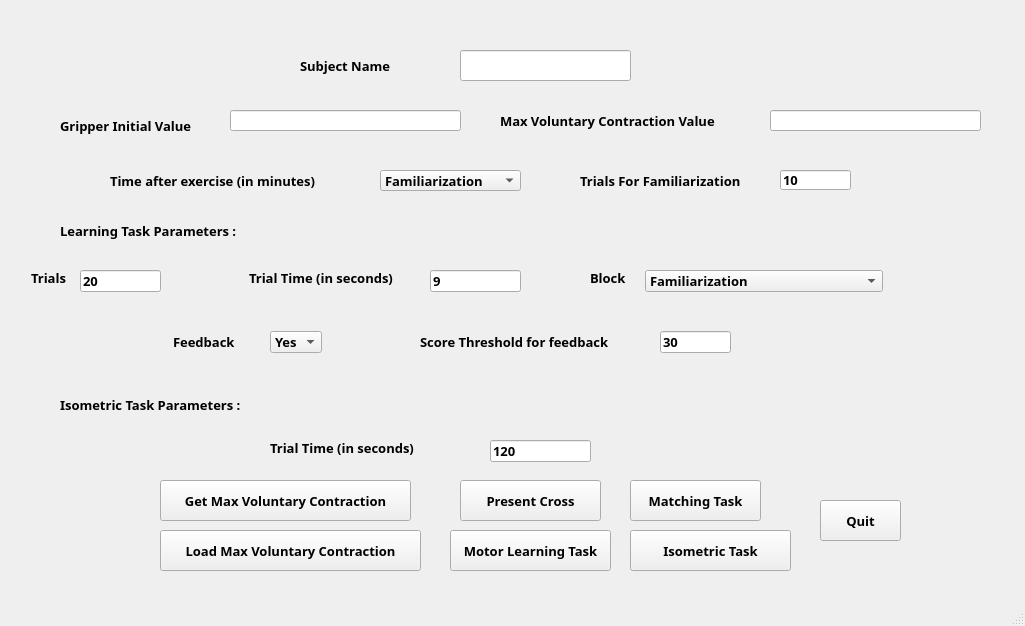
<?xml version="1.0" encoding="UTF-8"?>
<ui version="4.0">
 <class>MainWindow</class>
 <widget class="QMainWindow" name="MainWindow">
  <property name="geometry">
   <rect>
    <x>0</x>
    <y>0</y>
    <width>1025</width>
    <height>626</height>
   </rect>
  </property>
  <property name="font">
   <font>
    <family>MS Reference Sans Serif</family>
    <pointsize>10</pointsize>
    <weight>75</weight>
    <bold>true</bold>
   </font>
  </property>
  <property name="windowTitle">
   <string>MainWindow</string>
  </property>
  <widget class="QWidget" name="centralwidget">
   <widget class="QLabel" name="subjectName">
    <property name="geometry">
     <rect>
      <x>300</x>
      <y>50</y>
      <width>121</width>
      <height>31</height>
     </rect>
    </property>
    <property name="font">
     <font>
      <weight>75</weight>
      <bold>true</bold>
     </font>
    </property>
    <property name="text">
     <string>Subject Name</string>
    </property>
   </widget>
   <widget class="QLabel" name="trials">
    <property name="geometry">
     <rect>
      <x>31</x>
      <y>270</y>
      <width>39</width>
      <height>16</height>
     </rect>
    </property>
    <property name="text">
     <string>Trials</string>
    </property>
   </widget>
   <widget class="QLineEdit" name="subName">
    <property name="geometry">
     <rect>
      <x>460</x>
      <y>50</y>
      <width>171</width>
      <height>31</height>
     </rect>
    </property>
   </widget>
   <widget class="QLineEdit" name="totalTrials">
    <property name="geometry">
     <rect>
      <x>80</x>
      <y>270</y>
      <width>81</width>
      <height>22</height>
     </rect>
    </property>
    <property name="text">
     <string>20</string>
    </property>
   </widget>
   <widget class="QPushButton" name="getMax">
    <property name="geometry">
     <rect>
      <x>160</x>
      <y>480</y>
      <width>251</width>
      <height>41</height>
     </rect>
    </property>
    <property name="text">
     <string>Get Max Voluntary Contraction</string>
    </property>
   </widget>
   <widget class="QPushButton" name="hold">
    <property name="geometry">
     <rect>
      <x>630</x>
      <y>480</y>
      <width>131</width>
      <height>41</height>
     </rect>
    </property>
    <property name="text">
     <string>Matching Task</string>
    </property>
   </widget>
   <widget class="QPushButton" name="learn">
    <property name="geometry">
     <rect>
      <x>450</x>
      <y>530</y>
      <width>161</width>
      <height>41</height>
     </rect>
    </property>
    <property name="text">
     <string>Motor Learning Task</string>
    </property>
   </widget>
   <widget class="QPushButton" name="quit">
    <property name="geometry">
     <rect>
      <x>820</x>
      <y>500</y>
      <width>81</width>
      <height>41</height>
     </rect>
    </property>
    <property name="text">
     <string>Quit</string>
    </property>
   </widget>
   <widget class="QLabel" name="label_trialTime">
    <property name="geometry">
     <rect>
      <x>249</x>
      <y>270</y>
      <width>172</width>
      <height>16</height>
     </rect>
    </property>
    <property name="text">
     <string>Trial Time (in seconds)</string>
    </property>
   </widget>
   <widget class="QLineEdit" name="trialTime">
    <property name="geometry">
     <rect>
      <x>430</x>
      <y>270</y>
      <width>91</width>
      <height>22</height>
     </rect>
    </property>
    <property name="text">
     <string>9</string>
    </property>
   </widget>
   <widget class="QLabel" name="LearningParam">
    <property name="geometry">
     <rect>
      <x>60</x>
      <y>210</y>
      <width>301</width>
      <height>41</height>
     </rect>
    </property>
    <property name="text">
     <string>Learning Task Parameters :</string>
    </property>
   </widget>
   <widget class="QLabel" name="label_fb">
    <property name="geometry">
     <rect>
      <x>173</x>
      <y>331</y>
      <width>71</width>
      <height>21</height>
     </rect>
    </property>
    <property name="text">
     <string>Feedback</string>
    </property>
   </widget>
   <widget class="QComboBox" name="combo_fb">
    <property name="geometry">
     <rect>
      <x>270</x>
      <y>331</y>
      <width>52</width>
      <height>22</height>
     </rect>
    </property>
    <property name="currentIndex">
     <number>1</number>
    </property>
    <item>
     <property name="text">
      <string>No</string>
     </property>
    </item>
    <item>
     <property name="text">
      <string>Yes</string>
     </property>
    </item>
   </widget>
   <widget class="QLabel" name="label_init">
    <property name="geometry">
     <rect>
      <x>60</x>
      <y>110</y>
      <width>161</width>
      <height>31</height>
     </rect>
    </property>
    <property name="text">
     <string>Gripper Initial Value</string>
    </property>
   </widget>
   <widget class="QLabel" name="label_max">
    <property name="geometry">
     <rect>
      <x>500</x>
      <y>100</y>
      <width>261</width>
      <height>41</height>
     </rect>
    </property>
    <property name="text">
     <string>Max Voluntary Contraction Value</string>
    </property>
   </widget>
   <widget class="QLineEdit" name="text_init">
    <property name="geometry">
     <rect>
      <x>230</x>
      <y>110</y>
      <width>231</width>
      <height>21</height>
     </rect>
    </property>
   </widget>
   <widget class="QLineEdit" name="text_max">
    <property name="geometry">
     <rect>
      <x>770</x>
      <y>110</y>
      <width>211</width>
      <height>21</height>
     </rect>
    </property>
   </widget>
   <widget class="QLabel" name="label">
    <property name="geometry">
     <rect>
      <x>590</x>
      <y>270</y>
      <width>39</width>
      <height>16</height>
     </rect>
    </property>
    <property name="text">
     <string>Block</string>
    </property>
   </widget>
   <widget class="QComboBox" name="combo_block">
    <property name="geometry">
     <rect>
      <x>645</x>
      <y>270</y>
      <width>238</width>
      <height>22</height>
     </rect>
    </property>
    <item>
     <property name="text">
      <string>Familiarization</string>
     </property>
    </item>
    <item>
     <property name="text">
      <string>1</string>
     </property>
    </item>
    <item>
     <property name="text">
      <string>2</string>
     </property>
    </item>
    <item>
     <property name="text">
      <string>3</string>
     </property>
    </item>
    <item>
     <property name="text">
      <string>4</string>
     </property>
    </item>
    <item>
     <property name="text">
      <string>5</string>
     </property>
    </item>
    <item>
     <property name="text">
      <string>Retention with no Feedback</string>
     </property>
    </item>
    <item>
     <property name="text">
      <string>Retention with Feedback</string>
     </property>
    </item>
   </widget>
   <widget class="QLabel" name="label_scoreThresh">
    <property name="geometry">
     <rect>
      <x>420</x>
      <y>331</y>
      <width>223</width>
      <height>21</height>
     </rect>
    </property>
    <property name="text">
     <string>Score Threshold for feedback</string>
    </property>
   </widget>
   <widget class="QLineEdit" name="text_scoreThresh">
    <property name="geometry">
     <rect>
      <x>660</x>
      <y>331</y>
      <width>71</width>
      <height>22</height>
     </rect>
    </property>
    <property name="text">
     <string>30</string>
    </property>
   </widget>
   <widget class="QPushButton" name="loadMax">
    <property name="geometry">
     <rect>
      <x>160</x>
      <y>530</y>
      <width>261</width>
      <height>41</height>
     </rect>
    </property>
    <property name="text">
     <string>Load Max Voluntary Contraction</string>
    </property>
   </widget>
   <widget class="QPushButton" name="isometric">
    <property name="geometry">
     <rect>
      <x>630</x>
      <y>530</y>
      <width>161</width>
      <height>41</height>
     </rect>
    </property>
    <property name="text">
     <string>Isometric Task</string>
    </property>
   </widget>
   <widget class="QLabel" name="logo1">
    <property name="geometry">
     <rect>
      <x>740</x>
      <y>10</y>
      <width>251</width>
      <height>51</height>
     </rect>
    </property>
    <property name="text">
     <string/>
    </property>
    <property name="pixmap">
     <pixmap>medicine_logo_horiz_eng_outlined_750.png</pixmap>
    </property>
   </widget>
   <widget class="QLabel" name="isometricParam">
    <property name="geometry">
     <rect>
      <x>60</x>
      <y>389</y>
      <width>241</width>
      <height>31</height>
     </rect>
    </property>
    <property name="text">
     <string>Isometric Task Parameters :</string>
    </property>
   </widget>
   <widget class="QLabel" name="trialTime_2">
    <property name="geometry">
     <rect>
      <x>270</x>
      <y>440</y>
      <width>172</width>
      <height>16</height>
     </rect>
    </property>
    <property name="text">
     <string>Trial Time (in seconds)</string>
    </property>
   </widget>
   <widget class="QLineEdit" name="text_isoTrialTime">
    <property name="geometry">
     <rect>
      <x>490</x>
      <y>440</y>
      <width>101</width>
      <height>22</height>
     </rect>
    </property>
    <property name="text">
     <string>120</string>
    </property>
   </widget>
   <widget class="QLabel" name="time_forHold">
    <property name="geometry">
     <rect>
      <x>110</x>
      <y>160</y>
      <width>251</width>
      <height>41</height>
     </rect>
    </property>
    <property name="text">
     <string>Time after exercise (in minutes)</string>
    </property>
   </widget>
   <widget class="QComboBox" name="combo_holdTime">
    <property name="geometry">
     <rect>
      <x>380</x>
      <y>170</y>
      <width>141</width>
      <height>21</height>
     </rect>
    </property>
    <item>
     <property name="text">
      <string>Familiarization</string>
     </property>
    </item>
    <item>
     <property name="text">
      <string>pre-exercise</string>
     </property>
    </item>
    <item>
     <property name="text">
      <string>30</string>
     </property>
    </item>
    <item>
     <property name="text">
      <string>60</string>
     </property>
    </item>
    <item>
     <property name="text">
      <string>90</string>
     </property>
    </item>
    <item>
     <property name="text">
      <string>120</string>
     </property>
    </item>
   </widget>
   <widget class="QLabel" name="trials_famil_label">
    <property name="geometry">
     <rect>
      <x>580</x>
      <y>170</y>
      <width>201</width>
      <height>21</height>
     </rect>
    </property>
    <property name="text">
     <string>Trials For Familiarization</string>
    </property>
   </widget>
   <widget class="QLineEdit" name="text_trialFamil">
    <property name="geometry">
     <rect>
      <x>780</x>
      <y>170</y>
      <width>71</width>
      <height>20</height>
     </rect>
    </property>
    <property name="text">
     <string>10</string>
    </property>
   </widget>
   <widget class="QPushButton" name="presentCross">
    <property name="geometry">
     <rect>
      <x>460</x>
      <y>480</y>
      <width>141</width>
      <height>41</height>
     </rect>
    </property>
    <property name="text">
     <string>Present Cross</string>
    </property>
   </widget>
  </widget>
  <widget class="QMenuBar" name="menubar">
   <property name="geometry">
    <rect>
     <x>0</x>
     <y>0</y>
     <width>1025</width>
     <height>21</height>
    </rect>
   </property>
  </widget>
  <widget class="QStatusBar" name="statusbar"/>
 </widget>
 <resources/>
 <connections/>
</ui>
